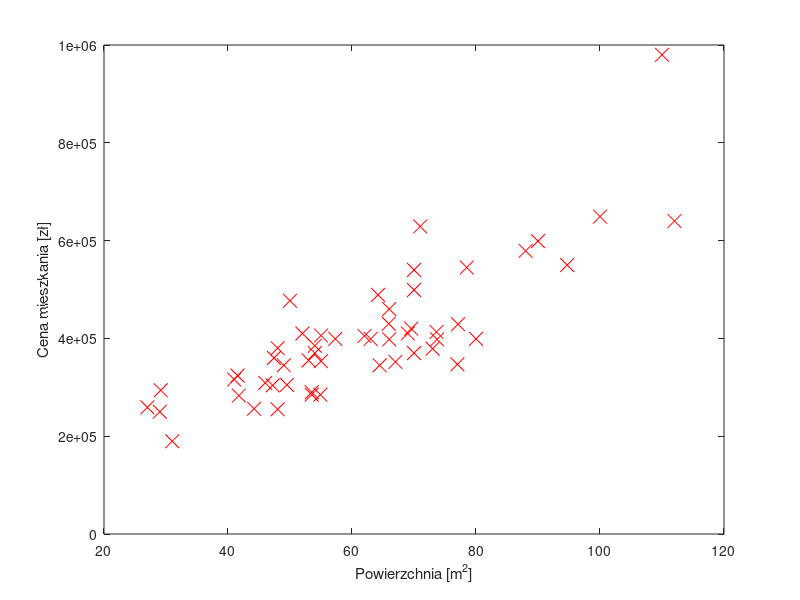
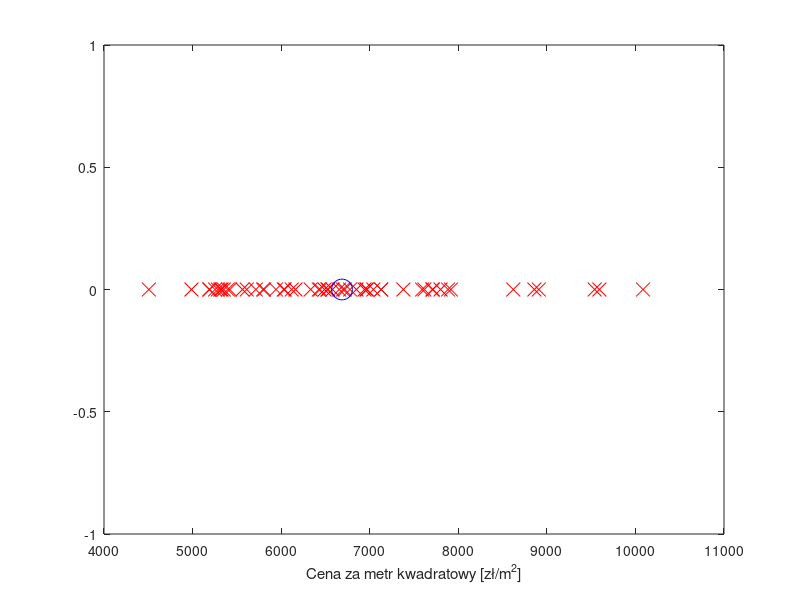
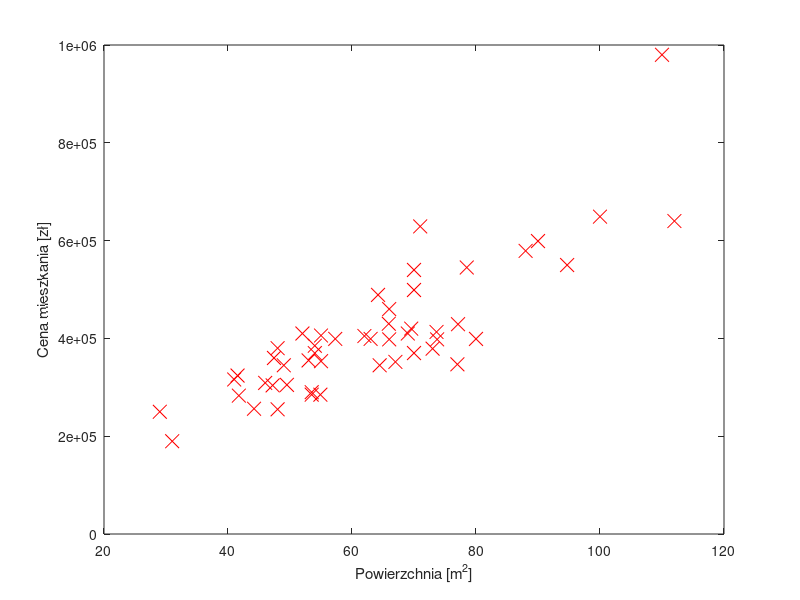

These charts were generated, in order, by the following MATLAB code: (Note: this script raises an error after producing the figures.)
% MAIN
close all;
clear all;
clc;
%% ============================ Wczytywanie danych =============================
data = load("dataset.txt");
y = data(:, 1);
X = data(:, 2);
m = length(y);    % ilość testowych danych

%% ================================ Wykres y(X) ================================
figure;
plot(X, y, 'rx', 'MarkerSize', 10);
ylabel('Cena mieszkania [zł]');
xlabel('Powierzchnia [m^2]');

%% ================================ Wykres y/X =================================
figure;
z = y./X;     % cena za metr kwadratowy
plot(z, 0, 'rx', 'MarkerSize', 10);
hold on;
s = sum(z) / m;      % średnia cena za metr kwadratowy
plot(s, 0, 'bo', 'MarkerSize', 15);
xlabel('Cena za metr kwadratowy [zł/m^2]');

%% ================================= Filtracja =================================
for i = 1:3
  z = y./X;     % cena za metr kwadratowy
  s = sum(z) / m;      % średnia cena za metr kwadratowy
  f_yX = abs(z-s);    % odchylenie od średniej ceny za metr kwadratowy
  d = find(f_yX == max(f_yX));   % zwraca indeks granicznej zmiennej
  X(d)
  y(d)
  X(d) = [];      % usuwanie granicznej pary (X, y)
  y(d) = [];
  m = length(X);    % aktualizowanie ilości par danych
end

%% ================================ Wykres y(X) ================================
figure;
plot(X, y, 'rx', 'MarkerSize', 10);
ylabel('Cena mieszkania [zł]');
xlabel('Powierzchnia [m^2]');

%% ===================== Inicjalizacja danych pomocniczych =====================
X = [ones(m, 1), X];    % dodanie kolumny jedynek dla x_0 przy theta_0
theta = zeros(2, 1);      % początkowe wartości dopasowania
alpha = 0.00001;     % alpha odpowiada za "wielkość" kroków spadku gradientowego
iterations = 1500000;      % maksymalna ilosc iteracji spadku gradientowego

%   1.0473e+04 = 10473
%   6.2825e+03 = 6282.5
%% ============================ Spadek gradientowy =============================

[theta J_history theta_history]= gradientDescent(X, y, theta, alpha, iterations);
theta
J_history;

figure;
plot(X(:,2), y, 'rx', 'MarkerSize', 10);
ylabel('Cena mieszkania TEST [zł]');
xlabel('Powierzchnia TEST [m^2]');
hold on;

%f_r = theta(1) + theta(2)*[0:0.1:120];
%plot([0:0.1:120], f_r);

f_r = theta(1)*X(:,1) + theta(2)*X(:,2);
plot(X(:,2), f_r);